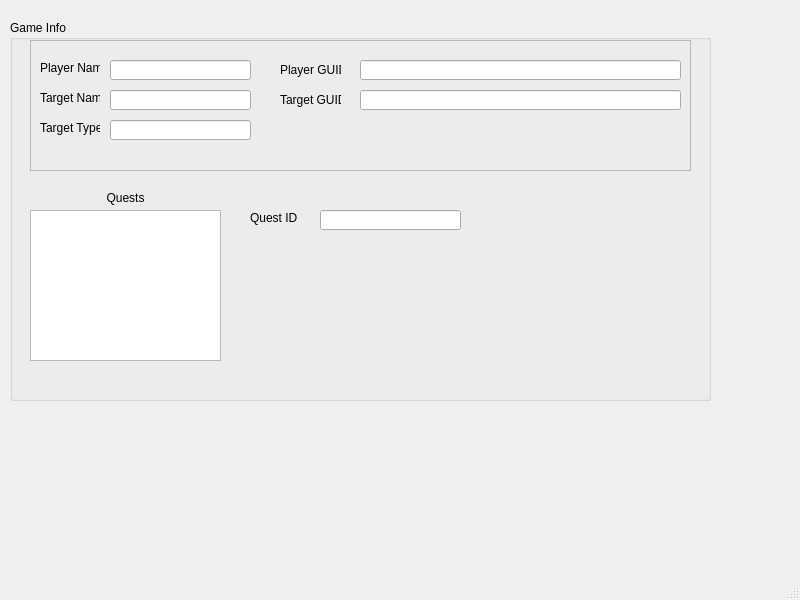
<?xml version="1.0" encoding="UTF-8"?>
<ui version="4.0">
 <class>MainWindow</class>
 <widget class="QMainWindow" name="MainWindow">
  <property name="geometry">
   <rect>
    <x>0</x>
    <y>0</y>
    <width>800</width>
    <height>600</height>
   </rect>
  </property>
  <property name="windowTitle">
   <string>MainWindow</string>
  </property>
  <widget class="QWidget" name="centralwidget">
   <widget class="QGroupBox" name="game_info_gb">
    <property name="geometry">
     <rect>
      <x>10</x>
      <y>20</y>
      <width>701</width>
      <height>381</height>
     </rect>
    </property>
    <property name="title">
     <string>Game Info</string>
    </property>
    <widget class="QFrame" name="frame">
     <property name="geometry">
      <rect>
       <x>20</x>
       <y>20</y>
       <width>661</width>
       <height>131</height>
      </rect>
     </property>
     <property name="frameShape">
      <enum>QFrame::StyledPanel</enum>
     </property>
     <property name="frameShadow">
      <enum>QFrame::Plain</enum>
     </property>
     <widget class="QLineEdit" name="player_name_edit">
      <property name="geometry">
       <rect>
        <x>80</x>
        <y>20</y>
        <width>141</width>
        <height>20</height>
       </rect>
      </property>
      <property name="text">
       <string/>
      </property>
      <property name="readOnly">
       <bool>true</bool>
      </property>
     </widget>
     <widget class="QLabel" name="label_2">
      <property name="geometry">
       <rect>
        <x>250</x>
        <y>20</y>
        <width>61</width>
        <height>20</height>
       </rect>
      </property>
      <property name="text">
       <string>Player GUID</string>
      </property>
     </widget>
     <widget class="QLineEdit" name="player_guid_edit">
      <property name="geometry">
       <rect>
        <x>330</x>
        <y>20</y>
        <width>321</width>
        <height>20</height>
       </rect>
      </property>
      <property name="readOnly">
       <bool>true</bool>
      </property>
     </widget>
     <widget class="QLabel" name="label">
      <property name="geometry">
       <rect>
        <x>10</x>
        <y>20</y>
        <width>60</width>
        <height>16</height>
       </rect>
      </property>
      <property name="text">
       <string>Player Name</string>
      </property>
     </widget>
     <widget class="QLabel" name="label_3">
      <property name="geometry">
       <rect>
        <x>10</x>
        <y>50</y>
        <width>60</width>
        <height>16</height>
       </rect>
      </property>
      <property name="text">
       <string>Target Name</string>
      </property>
     </widget>
     <widget class="QLineEdit" name="target_name_edit">
      <property name="geometry">
       <rect>
        <x>80</x>
        <y>50</y>
        <width>141</width>
        <height>20</height>
       </rect>
      </property>
      <property name="text">
       <string/>
      </property>
      <property name="readOnly">
       <bool>true</bool>
      </property>
     </widget>
     <widget class="QLabel" name="label_4">
      <property name="geometry">
       <rect>
        <x>250</x>
        <y>50</y>
        <width>61</width>
        <height>20</height>
       </rect>
      </property>
      <property name="text">
       <string>Target GUID</string>
      </property>
     </widget>
     <widget class="QLineEdit" name="target_guid_edit">
      <property name="geometry">
       <rect>
        <x>330</x>
        <y>50</y>
        <width>321</width>
        <height>20</height>
       </rect>
      </property>
      <property name="readOnly">
       <bool>true</bool>
      </property>
     </widget>
     <widget class="QLineEdit" name="target_type_edit">
      <property name="geometry">
       <rect>
        <x>80</x>
        <y>80</y>
        <width>141</width>
        <height>20</height>
       </rect>
      </property>
      <property name="text">
       <string/>
      </property>
      <property name="readOnly">
       <bool>true</bool>
      </property>
     </widget>
     <widget class="QLabel" name="label_5">
      <property name="geometry">
       <rect>
        <x>10</x>
        <y>80</y>
        <width>60</width>
        <height>16</height>
       </rect>
      </property>
      <property name="text">
       <string>Target Type</string>
      </property>
     </widget>
    </widget>
    <widget class="QListView" name="quest_list">
     <property name="geometry">
      <rect>
       <x>20</x>
       <y>190</y>
       <width>191</width>
       <height>151</height>
      </rect>
     </property>
    </widget>
    <widget class="QLabel" name="label_6">
     <property name="geometry">
      <rect>
       <x>40</x>
       <y>170</y>
       <width>151</width>
       <height>16</height>
      </rect>
     </property>
     <property name="text">
      <string>Quests</string>
     </property>
     <property name="alignment">
      <set>Qt::AlignCenter</set>
     </property>
    </widget>
    <widget class="QLineEdit" name="quest_id_edit">
     <property name="geometry">
      <rect>
       <x>310</x>
       <y>190</y>
       <width>141</width>
       <height>20</height>
      </rect>
     </property>
     <property name="text">
      <string/>
     </property>
     <property name="readOnly">
      <bool>true</bool>
     </property>
    </widget>
    <widget class="QLabel" name="label_7">
     <property name="geometry">
      <rect>
       <x>240</x>
       <y>190</y>
       <width>60</width>
       <height>16</height>
      </rect>
     </property>
     <property name="text">
      <string>Quest ID</string>
     </property>
    </widget>
   </widget>
  </widget>
  <widget class="QMenuBar" name="menubar">
   <property name="geometry">
    <rect>
     <x>0</x>
     <y>0</y>
     <width>800</width>
     <height>18</height>
    </rect>
   </property>
  </widget>
  <widget class="QStatusBar" name="statusbar"/>
 </widget>
 <resources/>
 <connections/>
</ui>
